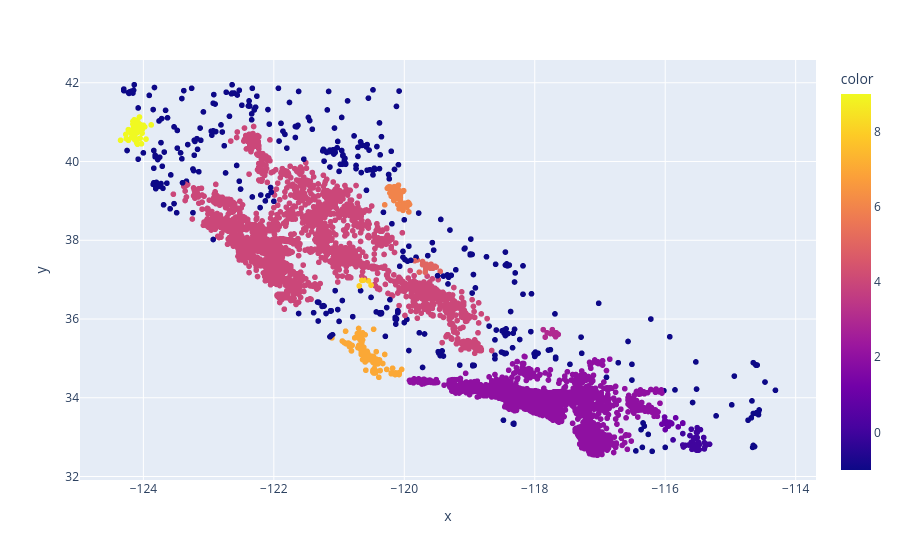

Here is the notebook cell this chart was saved with:
### Code cell
import plotly.express as px
fig = px.scatter(x=longg, y=lat, color=df[f'cluster'])
fig.show()

### Figure 1 — Plotly figure (JSON) as saved in the notebook; plotly's stock layout.template omitted (floating-point values rounded to 4 significant figures; data arrays with more than 128 entries replaced by an {"elided": "..."} marker saying what was removed)
{"data": [{"hovertemplate": "x=%{x}<br>y=%{y}<br>color=%{marker.color}<extra></extra>", "legendgroup": "", "marker": {"color": {"elided": "17000 int values"}, "coloraxis": "coloraxis", "symbol": "circle"}, "mode": "markers", "name": "", "showlegend": false, "type": "scattergl", "x": {"elided": "17000 float values"}, "xaxis": "x", "y": {"elided": "17000 float values"}, "yaxis": "y"}], "layout": {"coloraxis": {"colorbar": {"title": {"text": "color"}}, "colorscale": [[0, "#0d0887"], [0.1111, "#46039f"], [0.2222, "#7201a8"], [0.3333, "#9c179e"], [0.4444, "#bd3786"], [0.5556, "#d8576b"], [0.6667, "#ed7953"], [0.7778, "#fb9f3a"], [0.8889, "#fdca26"], [1, "#f0f921"]]}, "legend": {"tracegroupgap": 0}, "margin": {"t": 60}, "xaxis": {"anchor": "y", "domain": [0, 1], "title": {"text": "x"}}, "yaxis": {"anchor": "x", "domain": [0, 1], "title": {"text": "y"}}}}
